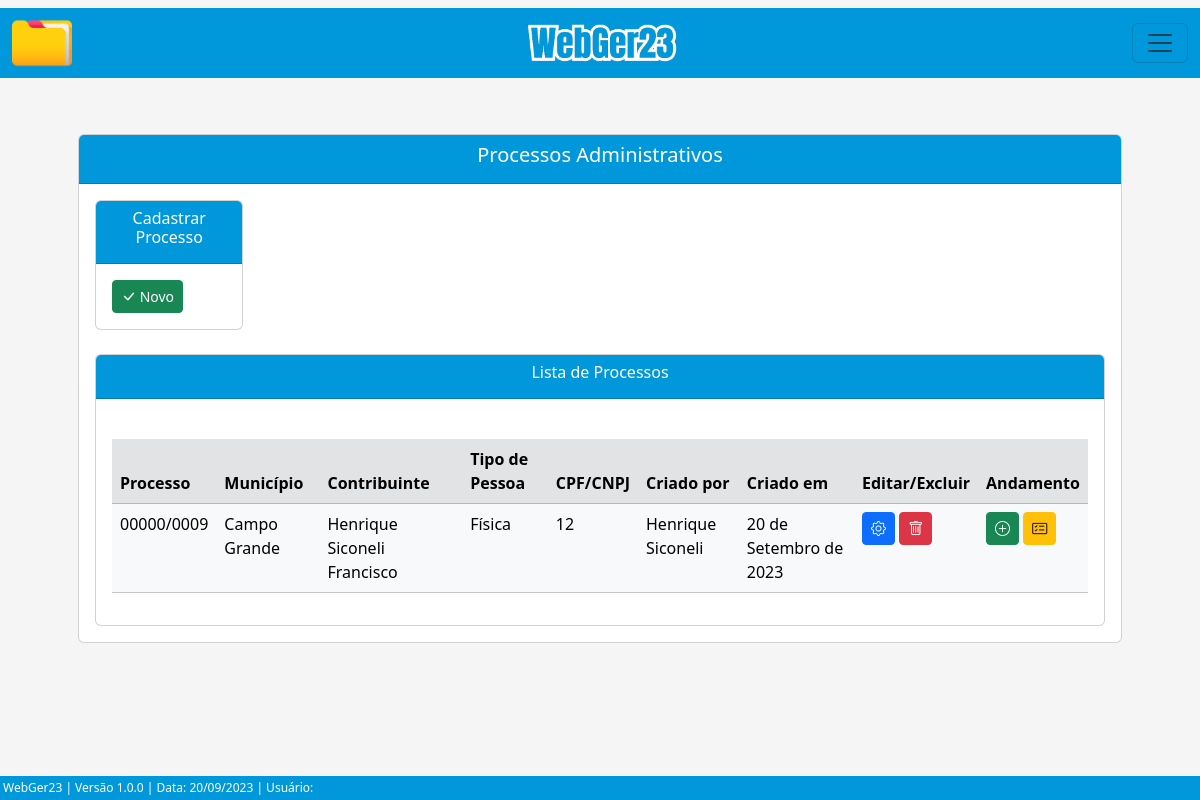
The page /listar/processo-adm/ on the database as committed earlier.
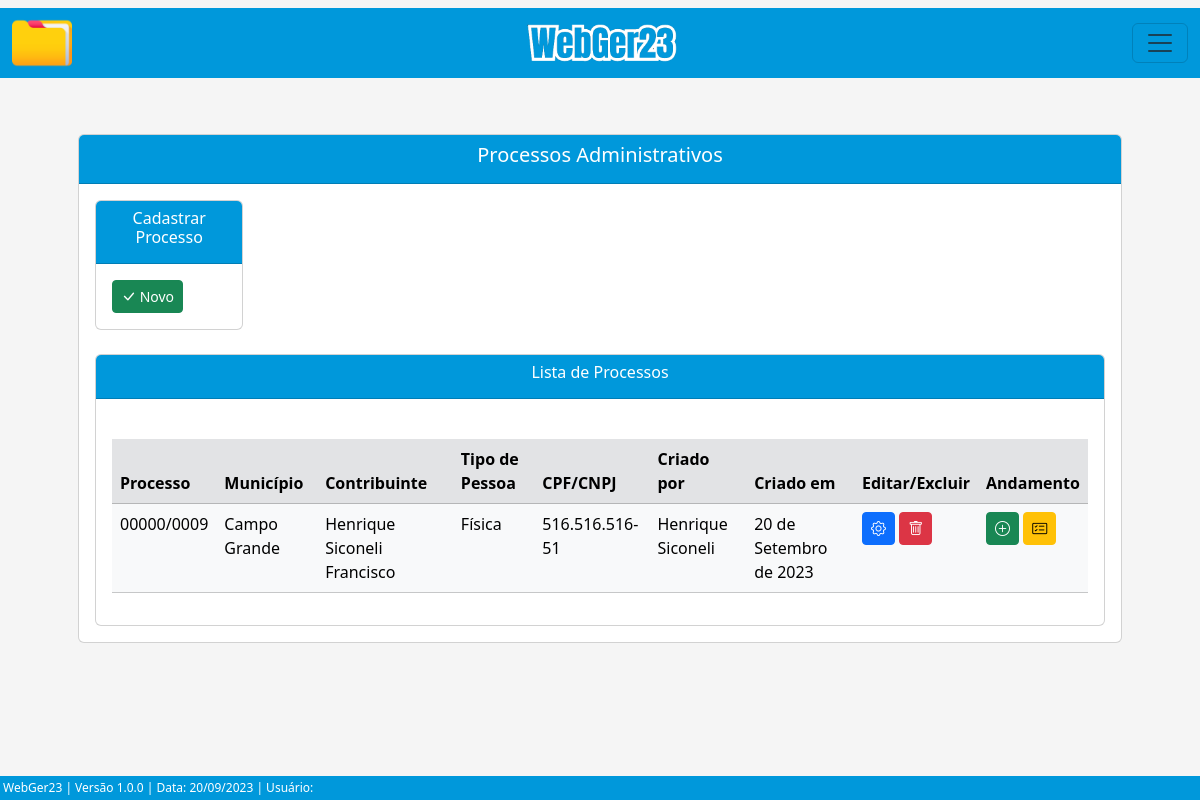
The same page on the database as committed later.
### processo/models.py (models this page shows, shortened)
class Base(models.Model): # Classe base, será herdada pelas outras classes
    data_criacao = models.DateField('data_criação', auto_now_add=True)
    data_alteracao = models.DateField('Alterado', auto_now=True)
    ativo = models.BooleanField('Ativo?', default=True)
    class Meta:
        abstract = True

class ProcessoAdm(Base):
    tipo_pessoas = (
        ('Física', 'Física'), ('Jurídica', 'Jurídica'),
    )
    criador_processo_adm = models.ForeignKey(get_user_model(), verbose_name='Usuário Criador', on_delete=models.CASCADE) # Usuário que criou o processo, utilizando chave primária com o get_user_model do django, para utilizar o usuário logado automaticamente
    numero = models.CharField(unique=True, verbose_name='N°', max_length=10) # Número do processo
    municipio = models.CharField(max_length=50, verbose_name='Município') # Município
    uf = models.CharField(max_length=2) # UF
    data_inicial = models.DateField(blank=True, null=True) # Data Inicial do Período do processo
    data_final = models.DateField(blank=True, null=True) # Data final do Período do processo
    data_div_ativa = models.DateField(blank=True, null=True) # Data dívida ativa
    valor_atributo = models.CharField(max_length=14, blank=True, null=True)  # Valor do atributo
    valor_multa = models.CharField(max_length=14, blank=True, null=True) # Valor da multa
    valor_credito = models.CharField(max_length=14, blank=True, null=True) # Valor do crédito
    valor_atualizado = models.CharField(max_length=14, blank=True, null=True) # Valor do atualizado
    data_valor_atualizado = models.DateField(blank=True, null=True) # Data valor atualizado
    nome_contribuinte = models.CharField(max_length=50)  # Nome / Razão Social
    tipo_pessoa = models.CharField(max_length=50, choices=tipo_pessoas) # Física / Jurídica
    documento = models.CharField(max_length=20, verbose_name='CPF/CNPJ', unique=True) # CPF / CNPJ
    nome_fantasia = models.CharField(max_length=50, blank=True, null=True) # Nome Fantasia
    email = models.EmailField(max_length=50, blank=True, null=True) # E-mail
    endereco = models.CharField(max_length=150) # Rua
    complemento = models.CharField(max_length=50, blank=True, null=True) # Complemento
    municipio_contribuinte = models.CharField(max_length=50, blank=True, null=True) # Município Contribuinte
    uf_contribuinte = models.CharField(max_length=2, verbose_name='UF', blank=True, null=True) # UF Contribuinte
    cep = models.CharField(max_length=10, blank=True, null=True) # CEP
    telefone = models.CharField(max_length=20, blank=True, null=True) # Telefone
    celular = models.CharField(max_length=20, blank=True, null=True) # Celular

### processo/views.py (the view)
# urls.py: path('listar/processo-adm/', ProcessoAdmList.as_view(), name='proc-adm-list'),
class ProcessoAdmList(ListView):
    model = ProcessoAdm
    template_name = 'processos/lists/processo_adm_list.html'

### processo/templates/processos/lists/processo_adm_list.html (shortened to what this page needs)
{% extends 'index.html' %}
{% load static %}
{% block conteudo %}
    <div class="container p-5">
        <div class="card">
            <div class="card-header text-white" style="background-color: #0098DB;">
                <h5 style="text-align: center;">Processos Administrativos</h5>
            </div>
            <div class="card-body">
                <div class="row">
                    <div class="col">
                        <div class="card">
                            <div class="card-header text-white" style="background-color: #0098DB; text-align: center;" >
                            <h6>Cadastrar Processo</h6>
                            </div>
                            <div class="card-body">
                                <a href="{% url 'proc-adm-create' %}" class="btn btn-success btn-sm"><i class="bi bi-check-lg" style="font-size: 15px;"></i> Novo</a>
                            </div>
                        </div>
                    </div>
                    <div class="col">
                    </div>
                    <div class="col">
                    </div>
                    <div class="col">
                    </div>
                    <div class="col">
                    </div>
                    <div class="col">
                    </div>
                </div>
                <br>
                <div class="card">
                    <div class="card-header text-white" style="background-color: #0098DB; text-align: center;">
                    <h6>Lista de Processos</h6>
                    </div>
                    <div class="card-body">
                        <div class="table-responsive">
                            <br>
                            <table class="table table-hover table-light" id="tabela-listar">
                                <thead>
                                    <tr class="table-secondary">
                                        <th>Processo</th>
                                        <th>Município</th>
                                        <th>Contribuinte</th>
                                        <th>Tipo de Pessoa</th>
                                        <th>CPF/CNPJ</th>
                                        <th>Criado por</th>
                                        <th>Criado em</th>
                                        <th>Editar/Excluir</th>
                                        <th>Andamento</th>
                                    </tr>
                                </thead>
                                <tbody>
                                    {% for processo in object_list %}
                                    <tr>
                                        <td>{{ processo.numero }}</td>
                                        <td>{{ processo.municipio }}</td>
                                        <td>{{ processo.nome_contribuinte }}</td>
                                        <td>{{ processo.tipo_pessoa }}</td>
                                        <td>{{ processo.documento }}</td>
                                        <td>{{ processo.criador_processo_adm.get_full_name }}</td>
                                        <td>{{ processo.data_criacao }}</td>
                                        <td>
                                            <a href="{% url 'proc-adm-update' processo.pk %}" class="btn btn-primary btn-sm"><i class="bi bi-gear" style="font-size: 15px;"></i></a>
                                            <a href="{% url 'proc-adm-delete' processo.pk %}" class="btn btn-danger btn-sm"><i class="bi bi-trash" style="font-size: 15px;"></i></a>
                                        </td>
                                        <td>
                                            <a href="{% url 'andamento-adm-create' processo.pk %}" class="btn btn-success btn-sm" ><i class="bi bi-plus-circle" style="font-size: 15px;"></i></a>
                                            <a href="{% url 'andamento-adm-list' processo.pk %}" class="btn btn-warning btn-sm"><i class="bi bi-card-checklist" style="font-size: 15px;"></i></a>
                                        </td>
                                    </tr>
                                    {% endfor %}
                                </tbody>
                            </table>
                        </div>
                    </div>
                </div>
            </div>
        </div>
    </div>
{% endblock %}

### core/templates/index.html (shortened to what this page needs)
{% load static %}
<!DOCTYPE html>
<html lang="pt-br">
<head>
    <link href="https://cdn.jsdelivr.net/npm/bootstrap@5.3.1/dist/css/bootstrap.min.css" rel="stylesheet">
    <link rel="stylesheet" href="https://cdn.jsdelivr.net/npm/bootstrap-icons@1.10.5/font/bootstrap-icons.css">
    <link rel="stylesheet" href="{% static 'css/estilos.css' %}">
    <link href="https://cdn.datatables.net/v/bs5/dt-1.13.6/datatables.min.css" rel="stylesheet">
</head>
<body>
    {% block menu %}
      <nav class="navbar">
        <div class="container-fluid">
              <img src="{% static 'img/pasta.png' %}" alt="" width="60"> <img src="{% static 'img/webger.png' %}" alt="" width="150">
          <button class="navbar-toggler" type="button" data-bs-toggle="offcanvas" data-bs-target="#offcanvasNavbar" aria-controls="offcanvasNavbar" aria-label="Toggle navigation">
            <span class="navbar-toggler-icon"></span>
          </button>
        </div>
      </nav>
    {% endblock %}
    {% block conteudo %}{% endblock %}
    {% block rodape %}
      <div class="rodape">
        WebGer23 | Versão 1.0.0 | Data: {% now 'd/m/Y' %} | Usuário: {{ user.get_full_name }}
      </div>
    {% endblock %}
</body>
</html>

### core/static/css/estilos.css (style rules this page uses)
.container-fluid { background-color: #0098DB; height: 70px; }
body { background-color: whitesmoke; margin: 0; padding: 0; display: flex; flex-direction: column; min-height: 100vh; position: relative; }
.rodape { background-color: #0098DB; color: #fff; padding: 3px; text-align: left; font-size: 12px; position: absolute; bottom: 0; width: 100%; }

Rows that differ between the two databases and show on the page:
removed ProcessoAdm: numero "00000/0009", municipio "Campo Grande", nome_contribuinte "Henrique Siconeli Francisco", tipo_pessoa "Física", documento "12", criador_processo_adm.get_full_name "Henrique Siconeli", data_criacao "20 de Setembro de 2023"
added ProcessoAdm: numero "00000/0009", municipio "Campo Grande", nome_contribuinte "Henrique Siconeli Francisco", tipo_pessoa "Física", documento "516.516.516-51", criador_processo_adm.get_full_name "Henrique Siconeli", data_criacao "20 de Setembro de 2023"
